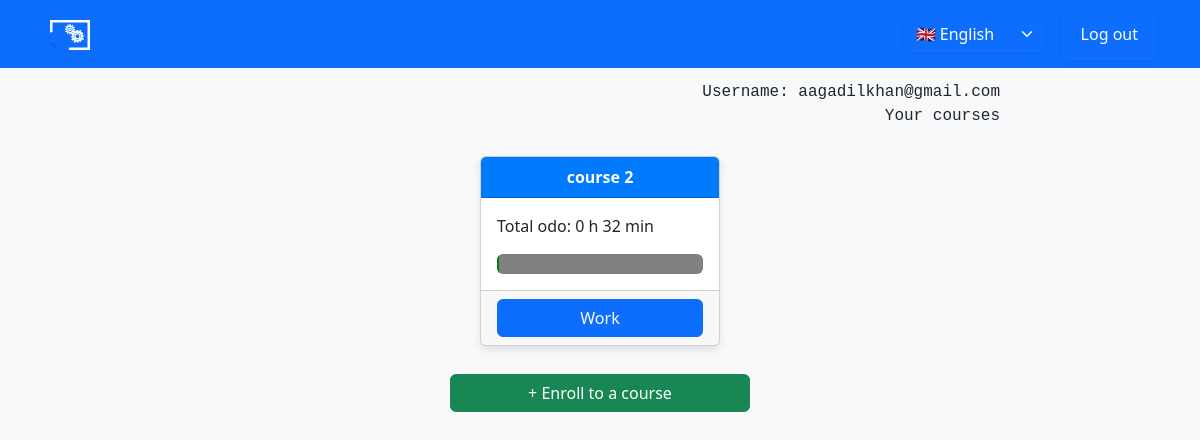
/courses (signed in), run on the app's committed database.
### app/models.py (models this page shows, shortened)
class Enrollment(models.Model):
    student = models.ForeignKey('auth.User', on_delete=models.CASCADE)
    course = models.ForeignKey(Course, on_delete=models.CASCADE)
    total_minutes = models.PositiveIntegerField(default=0)
    total_ban_minutes = models.PositiveIntegerField(default=0)
    folder_prefix = models.CharField(max_length=100, blank=True, null=True)
    deleted = models.BooleanField(default=False)
    def total_minutes_func(self, tasks=None):
        enrollment_tasks = EnrollmentTask.objects.filter(enrollment=self)
        if tasks is not None:
            enrollment_tasks = enrollment_tasks.filter(task__in=tasks)
        return enrollment_tasks.aggregate(
            total_minutes=Sum('minutes')
        )['total_minutes'] or 0
    def total_time(self):
        total_minutes = self.total_minutes_func()  # - self.total_ban_minutes
        return f"{total_minutes // 60} h {total_minutes % 60:02d} min"
    def progress_num(self):
        if self.total_minutes == 0:
            return 0
        worked_minutes = self.total_minutes - self.total_ban_minutes
        required_minutes = sum([task.minimum_minutes for task in self.course.task_set.all()])
        if required_minutes == 0:
            return 0
        progress = worked_minutes / required_minutes
        progress = max(0, min(1, progress)) * 100
        return int(progress)

class Course(models.Model):
    teacher = models.ForeignKey('auth.User', on_delete=models.DO_NOTHING, null=True, blank=True)
    name = models.CharField(max_length=100)
    description = models.TextField(blank=True)
    max_screenshots_per_user = models.PositiveIntegerField(default=60*15)  # 15 hours, 180 MB
    screenshot_interval_minutes = models.PositiveIntegerField(default=1)
    enrollment_code = models.CharField(max_length=30, unique=True, blank=True, null=True)
    deleted = models.BooleanField(default=False)
    color = models.IntegerField(default=0)  # up to 359
    department = models.ForeignKey(Department, on_delete=models.DO_NOTHING, null=True, blank=True)
    class Meta:
        ordering = ['-id']

class Task(models.Model):
    course = models.ForeignKey(Course, on_delete=models.CASCADE)
    name = models.CharField(max_length=100)
    text = models.TextField()
    minimum_minutes = models.PositiveIntegerField(default=0)
    order = models.PositiveIntegerField(default=0)
    allow_finish_earlier = models.BooleanField(default=False)  # TODO: add to UI
    require_attachments = models.BooleanField(default=False)  # TODO: add to UI
    task_type = models.ForeignKey(TaskType, on_delete=models.DO_NOTHING, null=True, blank=True)
    copy_of = models.ForeignKey('self', on_delete=models.CASCADE, null=True, blank=True)
    available_from = models.DateTimeField(blank=True, null=True)
    available_to = models.DateTimeField(blank=True, null=True)
    deleted = models.BooleanField(default=False)
    ai_screenshots_count = models.PositiveIntegerField(default=10)
    class Meta:
        ordering = ['order']

### app/courses_view.py (the view)
# urls.py: path('courses', courses_view.courses_student, name='courses_student'),
def courses_student(request):
    if request.user.is_anonymous:
        return redirect('/login')
    if request.user.is_staff:
        return redirect('/courses_teacher')
    enrollments = Enrollment.objects.filter(student=request.user).filter(deleted=False)
    translations = {
        'courses': _("Courses"),
        'username': _("Username:"),
        'your_courses': _("Your courses"),
        'work': _("Work"),
        'no_courses_found_consider_creating_one': _("No courses found, consider creating one"),
        'enroll_to_a_course': _("Enroll to a course"),
        'total_odo': _("Total odo:"),
        'ban': _("Ban:")
    }
    context = {
        'enrollments': enrollments,
    }
    context.update(translations)
    return render(request, "courses_student.html", context)

### templates/courses_student.html (shortened to what this page needs)
{% load i18n %}
<!DOCTYPE html>
<html lang="en">
<head>
    <link href="/static/bootstrap.min.css" rel="stylesheet">
    <link href="/static/index3.css" rel="stylesheet">
</head>
<body>
    {% load i18n %}
    <nav class="navbar navbar-expand-md navbar-dark bg-primary fixed-top">
        <div class="container d-flex justify-content-between align-items-center">
            <a class="navbar-brand py-0" href="/">
                <img src="/static/casting_white.svg" alt="Logo" style="height: 30px;">
            </a>
            <div class="d-flex align-items-center gap-3" id="navbarCollapse">
                <form action="{% url 'set_language' %}" method="post" class="language-form" id="languageForm">
                    <select name="language" class="form-select bg-primary text-white border-0 shadow-sm" onchange="this.form.submit()">
                        <option value="en" {% if request.LANGUAGE_CODE == 'en' %}selected{% endif %}>🇬🇧 English</option>
                    </select>
                </form>
                <ul class="navbar-nav">
                    <li class="nav-item">
                        <button type="button" class="btn border-0 shadow-sm">
                            <a class="nav-link m-0 text-white" href="/logout">{% trans "Log out" %}</a>
                        </button>
                    </li>
                </ul>
            </div>
        </div>
    </nav>
    <div class="center-640">
        <div class="top-right">
            <p>{% trans "Username:" %} {{ user.username }}</p>
            <p>{% trans "Your courses" %}</p>
        </div>
        <div style="display: flex; justify-content: center; flex-wrap: wrap;">
            {% if enrollments %}
                {% for enrollment in enrollments %}
                    <div style="margin: 0.5em; width: 15em">
                        <div class="card h-100">
                            <div class="card-header">
                                {{ enrollment.course.name }}
                            </div>
                            <div class="card-body">
                                <div class="course-details">
                                    <p>{% trans "Total odo:" %} {{ enrollment.total_time }}</p>
                                    <progress class="progress" style="margin-top: auto;"
                                              value="{{ enrollment.progress_num }}" max="100"></progress>
                                </div>
                            </div>
                            <div class="card-footer">
                                <button class="btn btn-primary" onclick="window.location='/courses/{{ enrollment.course.id }}'">{% trans "Work" %}</button>
                            </div>
                        </div>
                    </div>
                {% endfor %}
            {% else %}
                <div class="no-courses">
                    {% trans "No courses found, consider creating one" %}
                </div>
            {% endif %}
        </div>
        <div class="gap">
            <a href="/courses_student/enroll" class="btn btn-success"
               style="max-width: 300px"
            >+ {% trans "Enroll to a course" %}</a>
        </div>
    </div>
</body>
</html>

### app/static/index3.css (style rules this page uses)
body { background-color: #f8f9fa; padding: 20px; }
.gap { margin-top: 20px; }
.center-640 { max-width: 800px; margin: auto; }
.top-right { margin-left: auto; font-family: monospace; }
.top-right p { margin: 0; }
.navbar { justify-content: space-between; }

### templates/courses_student.html (style rules this page uses)
body { background-color: #f8f9fa; padding-top: 80px; }
.navbar-brand img { width: 56px; height: 56px; }
.card { box-shadow: 0 4px 8px rgba(0, 0, 0, 0.1); transition: transform 0.2s; }
.card-header { background-color: #007bff; color: white; font-weight: bold; text-align: center; }
.card-body { display: flex; flex-direction: row; justify-content: space-between; }
.progress { width: 100%; height: 20px; }
.btn-primary, .btn-success { width: 100%; }
.top-right { text-align: right; font-family: monospace; margin-bottom: 20px; }
.center-640 { max-width: 800px; margin: auto; }
.gap { margin-top: 20px; text-align: center; }
.course-details { display: flex; flex-direction: column; justify-content: space-between; height: 100%; width: 100%; }
.language-form { margin-left: 15px; }
.form-select { width: auto; max-width: 150px; padding: 0.375rem 2.25rem 0.375rem 0.75rem; }

### data on the page
Enrollment: course.name "course 2", total_time "0 h 32 min", total_minutes 4 (drawn)

### other printed values
{{ user.username }} "aagadilkhan@gmail.com"
